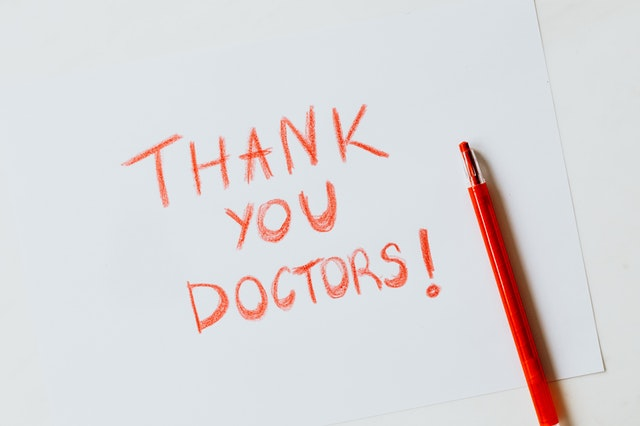
#> input picture WEEk3_2/paper.jpg, 640 x 426 px, found by its file name
$ python opencv_basic08.py
#> lines starting #> are read from the running program, lines starting #| are printed output that depends on the picture
import cv2

img1 = cv2.imread("../WEEK3_2/paper.jpg")
#> img1 is the input picture: shape (426, 640, 3); mean B, G, R 217.8, 216, 219.9
img2 = cv2.imread("../WEEK3_2/color.jpg")
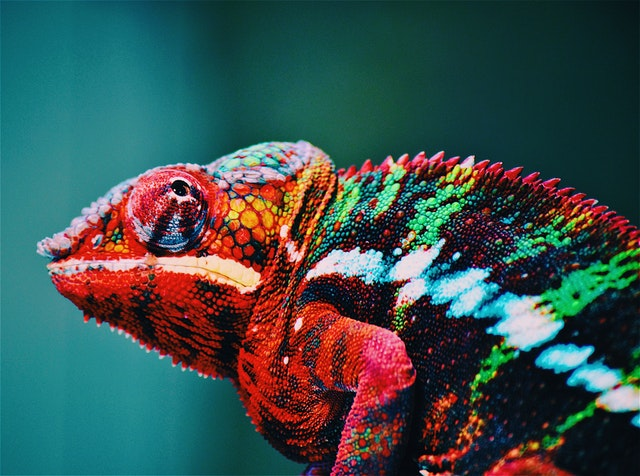
#> input picture WEEK3_1/color.jpg, 640 x 476 px, found by its file name
#> img2 is the input picture: shape (476, 640, 3); mean B, G, R 78, 79.8, 59.2

print(img1.shape)
#| (426, 640, 3)
print(img2.shape)
#| (476, 640, 3)

# textoftheimage = img[109:331, 94:475]
# img[59:281, 44:425] = textoftheimage

img1 = cv2.resize(img1, (640, 420))
#> img1: shape (420, 640, 3)
img2 = cv2.resize(img2, (640, 420))
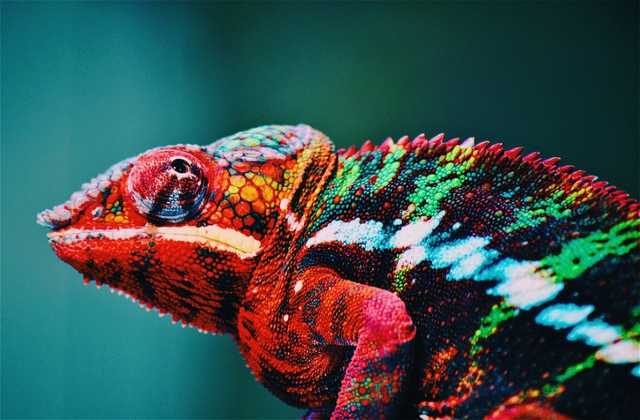
#> img2: shape (420, 640, 3); mean B, G, R 77.9, 79.7, 59.1

added_img = cv2.addWeighted(img1, .8, img2, .2, 0)
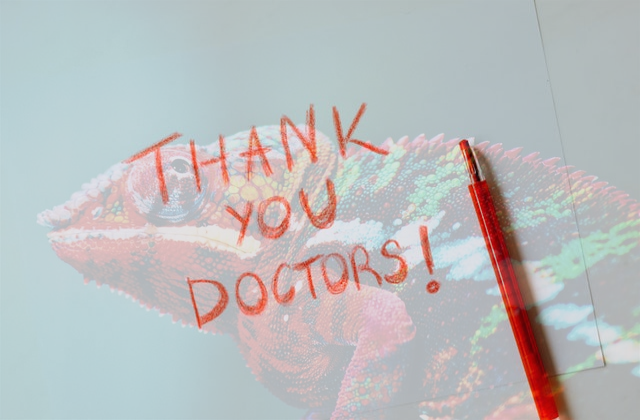
#> added_img: shape (420, 640, 3); mean B, G, R 189.8, 188.7, 187.7

cv2.imshow("image", added_img)
cv2.waitKey(0)
cv2.destroyAllWindows()
